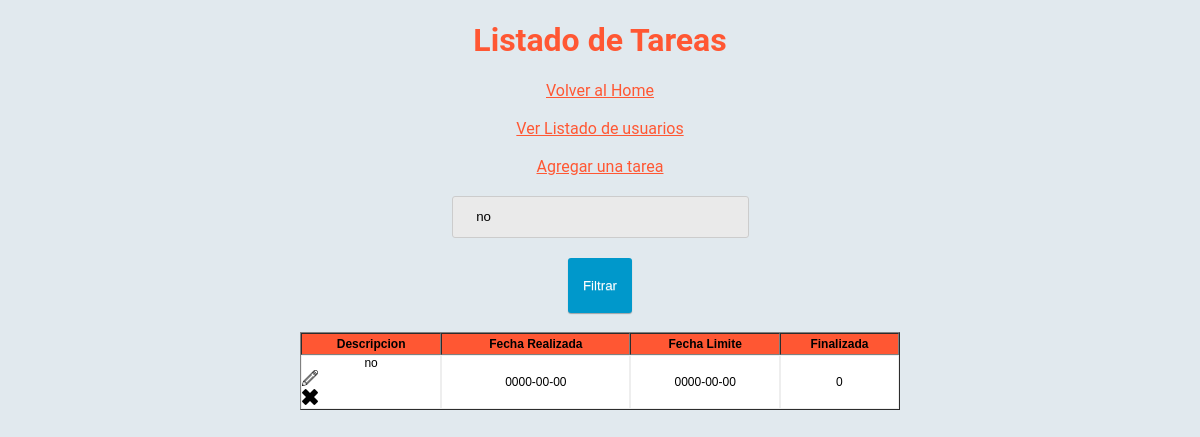
The page /mostrarTareasToDo.php?filtro= no (signed in) on the database its author committed.
### tables this page shows
CREATE TABLE `lista_tareas` (
  `id` int(11) NOT NULL,
  `descripcion` varchar(50) NOT NULL,
  `fechaRealizada` date NOT NULL,
  `fechaLimite` date NOT NULL,
  `finalizada` tinyint(1) NOT NULL
);

### mostrarTareasToDo.php (the view, shortened to what this page needs)
<?php
$conexion = mysqli_connect("localhost","root","","todo") or die("no se establecio conexion");
$filtro= "";
if(isset($_GET["filtro"])){
	$filtro = $_GET["filtro"];
}
$sql ="select * from lista_tareas where descripcion like '%$filtro%' or fechaRealizada like '%$filtro%'
or fechaLimite like '%$filtro%' or finalizada like '%$filtro%' ";
$resultado = mysqli_query($conexion,$sql);
?>
<!DOCTYPE html>
<html lang="es">
<head>
	<link rel="stylesheet" type="text/css" href="assets/css/style.css">
</head>
<body>
	<h1 class="titulo">Listado de Tareas</h1>
	  <a href="index.php">
        Volver al Home
      </a>
      <br/>
      <br/>
      <a href="mostrarUsuarioToDo.php">
        Ver Listado de usuarios
      </a>
      <br/>
      <br/>
      <a href="agregarTareaToDo.php">
        Agregar una tarea
      </a>
	<form action="mostrarTareasToDo.php" class="sinfondo" method="get">
		<input type="text" name="filtro"
		placeholder="" value="<?php echo $filtro; ?>">
		<button type="submit" class="btn btn-green">Filtrar</button>
	</form>
	<table border="1 px solid" cellpadding="0" cellspacing="0" class="tabla">
	<tr class="modo1">
		<th>Descripcion</th>
		<th>Fecha Realizada</th>
		<th>Fecha Limite</th>
		<th>Finalizada</th>
	</tr>
<?php
	while($fila = mysqli_fetch_array($resultado)) {
		$id = $fila["id"];
		$descripcion = $fila["descripcion"];
		$fechaRealizada = $fila["fechaRealizada"];
		$fechaLimite = $fila["fechaLimite"];
		$finalizada = $fila["finalizada"];
		echo "<tr>";
		echo "<td>$descripcion <a href='editarTarea.php?id=$id&descripcion=$descripcion' target='_blank'><img src='img/editar.png'/></a><a href='borrarTarea.php?id=$id&descripcion=$descripcion' target='_blank'><img src='img/eliminar-cruz.png'/></a>
			</td>";
		echo "<td>$fechaRealizada</td>";
		echo "<td>$fechaLimite</td>";
		echo "<td>$finalizada</td>";
		echo "</tr>";
	}
?>
</table>
</body>
</html>

### assets/css/style.css (style rules this page uses)
body { margin: 0; padding: 0; font-family: 'Roboto', sans-serif; text-align: center; background-color: #e1e9ee; }
input[type="text"], input[type="password"], input[type="email"] { outline: none; padding: 20px; display: block; width: 255px; height: 0; border-radius: 3px; border: 1px solid #ccc; margin: 20px auto; }
a { color: #FF5733; }
.tabla { font-family: Verdana, Arial, Helvetica, sans-serif; font-size:12px; text-align: center; width: 600px; margin:0 auto; background-color: white; }
.tabla td { height: 20px; border: 1px solid #eee; }
.tabla td a { display: block; text-align: left; width: 50px; background-repeat: no-repeat; }
th { height: 20px; background-color: #FF5733; }
.sinfondo { background-color: transparent; }
input, textarea { border: 0; border-radius: 3px; padding: 5px; background-color: #EAEAEA; outline: none; width: 280px; }
.btn { border-radius: 3px; border: 0 none; display: inline-block; padding: 20px 15px; text-decoration: none; text-shadow: 0 1px 0 rgba(255,255,255,0.3); box-shadow: 0 1px 1px rgba(0,0,0,0.3); }
.btn-green { color: white; background-color: #0098cb; }
.titulo { text-align: center; color: #FF5733; }
button[type="submit"] { padding: 10px; color: #fff; background: #0098cb; width: 320px; margin: 20px auto; margin-top: 0; border: 1; border-radius: 3px; cursor: pointer; }
.tabla { font-family: Verdana, Arial, Helvetica, sans-serif; font-size:12px; text-align: center; width: 600px; margin-left: 100px; background-color: white; }
th { height: 20px; background-color: #00b8eb; }
.tabla { font-family: Verdana, Arial, Helvetica, sans-serif; font-size:12px; text-align: center; width: 600px; margin: 0 auto; background-color: white; }

### rows shown on the page
lista_tareas: descripcion "no", fechaRealizada "0000-00-00", fechaLimite "0000-00-00", finalizada "0"
